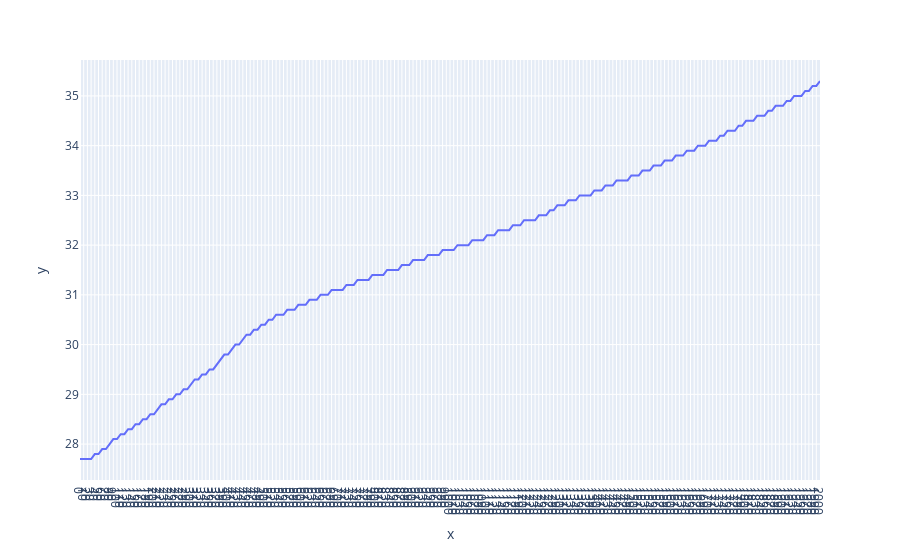

Notebook code cell kept with this figure:
### Code cell
temperatures = result['temperatures']
fig = px.line(x=range(0,2010,10), y=temperatures)
fig.update_layout(xaxis = dict(tickmode = 'linear', tick0 = 0, dtick = 10))

### Figure 1 — Plotly figure (JSON) as saved in the notebook; plotly's stock layout.template omitted (floating-point values rounded to 4 significant figures; data arrays with more than 128 entries replaced by an {"elided": "..."} marker saying what was removed)
{"data": [{"hovertemplate": "x=%{x}<br>y=%{y}<extra></extra>", "legendgroup": "", "line": {"color": "#636efa", "dash": "solid"}, "marker": {"symbol": "circle"}, "mode": "lines", "name": "", "orientation": "v", "showlegend": false, "type": "scatter", "x": {"elided": "201 int values"}, "xaxis": "x", "y": {"elided": "201 float values"}, "yaxis": "y"}], "layout": {"legend": {"tracegroupgap": 0}, "margin": {"t": 60}, "xaxis": {"anchor": "y", "domain": [0, 1], "dtick": 10, "tick0": 0, "tickmode": "linear", "title": {"text": "x"}}, "yaxis": {"anchor": "x", "domain": [0, 1], "title": {"text": "y"}}}}
